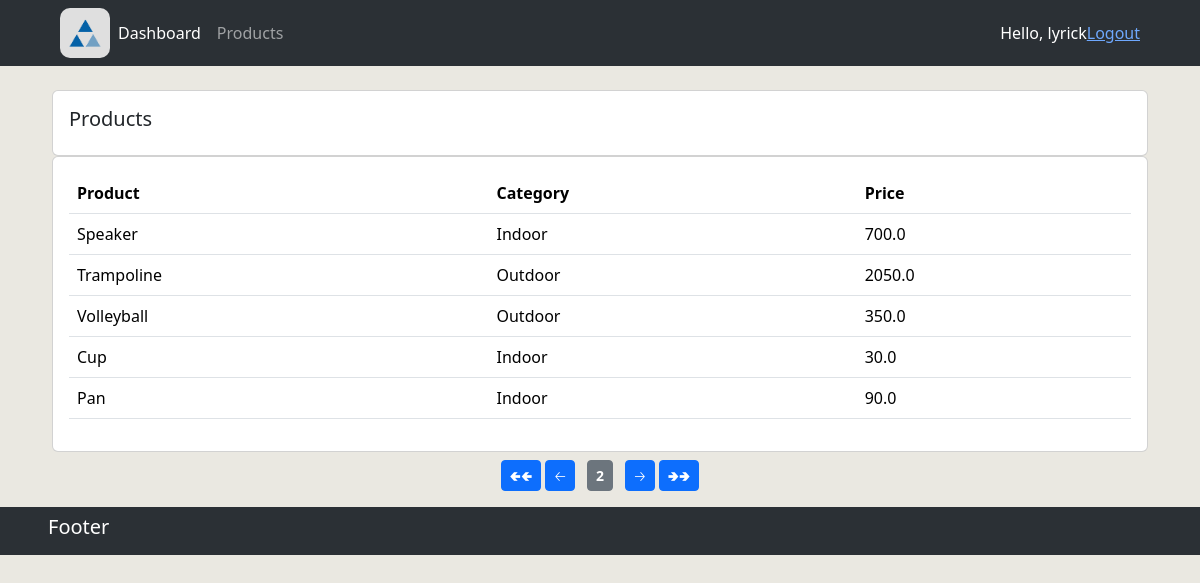
Page /products/?page=2 (signed in) on the committed database.
### accounts/models.py (models this page shows, shortened)
class Product(models.Model):
    name = models.CharField(max_length=200, null=True)
    price = models.FloatField(null=True)
    CATEGORY = (
        ('Indoor', 'Indoor'),
        ('Outdoor', 'Outdoor'),
    )
    category = models.CharField(max_length=200, null=True, choices=CATEGORY)
    description = models.CharField(max_length=200, null=True, blank=True)
    date_created = models.DateTimeField(auto_now_add=True)
    tags = models.ManyToManyField(Tag)

### accounts/views.py (the view)
# urls.py: path('products/', views.products, name="products"),
@login_required(login_url='login')
def products(request):
    products_list = Product.objects.all()            # query into db to get all products
    paginator = Paginator(products_list, 5)    # show 10 products per page
    page_num = request.GET.get('page')
    products_display = paginator.get_page(page_num)
    context = {"products": products_display}
    return render(request, 'accounts/products.html', context)

### accounts/templates/accounts/products.html
{% extends 'accounts/main.html' %}
{% block content %}
<br>
<main class="row px-5 gx-0">
    <section class="col-md px-1">
        <div class="card card-body">
            <h5>Products</h5>
        </div>
        <div class="card card-body">
            <table class="table">
                <tr>
                    <th>Product</th>
                    <th>Category</th>
                    <th>Price</th>
                </tr>
                {% for product in products %}
                    <tr>
                        <td>{{ product.name  }}</td>
                        <td>{{ product.category  }}</td>
                        <td>{{ product.price  }}</td>
                    </tr>
                {% endfor %}
            </table>
        </div>
    </section>
    <section class="pagination w-100 my-2">
        <div class="mx-auto">
            <span class="step-links">
                {% if products.has_previous %}
                    <a href="?page=1" class="btn btn-sm btn-primary">🢀🢀</a>
                    <a href="?page={{ products.previous_page_number }}" class="btn btn-sm btn-primary">🡠</a>
                {% endif %}
            </span>
            <span class="current btn btn-sm btn-secondary px-2 mx-2 fw-bold">
                {{ products.number }}
            </span>
            <span class="step-links">
                {% if products.has_next %}
                    <a href="?page={{ products.next_page_number }}" class="btn btn-sm btn-primary">🡢</a>
                    <a href="?page={{ products.paginator.num_pages }}" class="btn btn-sm btn-primary">🢂🢂</a>
                {% endif %}
            </span>
        </div>
    </section>
</main>
{% endblock %}

### accounts/templates/accounts/sections/navbar.html (shortened to what this page needs)
{% load static %}
<nav class="navbar navbar-expand-lg bg-body-tertiary bg-dark px-5 py-2" data-bs-theme="dark">
    <div class="container-fluid">
      <a href="{% url 'home' %}">
        <img src="{% static 'images/logo_clientflow2.png' %}" class="logo1" />
      </a>
      <div class="collapse navbar-collapse" id="navbarNav">
        <ul class="navbar-nav">
          <li class="nav-item">
            <a class="nav-link active" aria-current="page" href="{% url 'home' %}">Dashboard</a>
          </li>
          <li class="nav-item">
            <a class="nav-link" href="{% url 'products' %}">Products</a>
          </li>
        </ul>
      </div>
      <span style="color:white;">Hello, {{request.user}}</span>
      <span><a href="{% url 'logout' %}">Logout</a></span>
    </div>
</nav>

### static/css/main.css (style rules this page uses)
body { background-color: #eae8e1; }
.logo1 { width: 50px; height: 50px; border-radius: 10px; }

### rows in the picture
Product: name "Speaker", category "Indoor", price "700.0"
Product: name "Trampoline", category "Outdoor", price "2050.0"
Product: name "Volleyball", category "Outdoor", price "350.0"
Product: name "Cup", category "Indoor", price "30.0"
Product: name "Pan", category "Indoor", price "90.0"

### other values in the picture
{{ request.user }} "lyrick"
{{ products.number }} "2"
